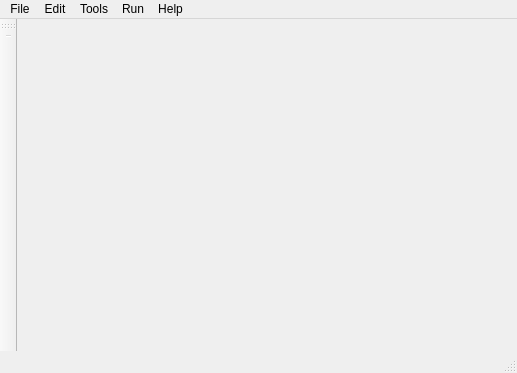
<?xml version="1.0" encoding="UTF-8"?>
<ui version="4.0">
 <class>LuaEditorWindow</class>
 <widget class="QMainWindow" name="LuaEditorWindow">
  <property name="geometry">
   <rect>
    <x>0</x>
    <y>0</y>
    <width>517</width>
    <height>373</height>
   </rect>
  </property>
  <property name="windowTitle">
   <string>MainWindow</string>
  </property>
  <widget class="QWidget" name="centralwidget"/>
  <widget class="QMenuBar" name="menubar">
   <property name="geometry">
    <rect>
     <x>0</x>
     <y>0</y>
     <width>517</width>
     <height>21</height>
    </rect>
   </property>
   <widget class="QMenu" name="menuFile">
    <property name="title">
     <string>File</string>
    </property>
    <addaction name="actionNew"/>
    <addaction name="actionOpen"/>
    <addaction name="separator"/>
    <addaction name="actionClose"/>
    <addaction name="separator"/>
    <addaction name="actionSave"/>
    <addaction name="actionSave_As"/>
    <addaction name="separator"/>
    <addaction name="actionExit"/>
   </widget>
   <widget class="QMenu" name="menuEdit">
    <property name="title">
     <string>Edit</string>
    </property>
   </widget>
   <widget class="QMenu" name="menuHelp">
    <property name="title">
     <string>Help</string>
    </property>
    <addaction name="actionAbout"/>
   </widget>
   <widget class="QMenu" name="menuRun">
    <property name="title">
     <string>Run</string>
    </property>
    <addaction name="actionToggle_Breakpoint"/>
    <addaction name="actionRemove_all_breakpoints"/>
    <addaction name="separator"/>
    <addaction name="actionRestart"/>
    <addaction name="actionRestart_At_Line"/>
    <addaction name="actionResume"/>
    <addaction name="actionSuspend"/>
    <addaction name="actionTerminate"/>
    <addaction name="actionStep"/>
    <addaction name="actionRun_to_line"/>
    <addaction name="separator"/>
    <addaction name="actionRun"/>
    <addaction name="actionDebug"/>
   </widget>
   <widget class="QMenu" name="menuTools">
    <property name="title">
     <string>Tools</string>
    </property>
    <addaction name="actionTouch_up"/>
   </widget>
   <addaction name="menuFile"/>
   <addaction name="menuEdit"/>
   <addaction name="menuTools"/>
   <addaction name="menuRun"/>
   <addaction name="menuHelp"/>
  </widget>
  <widget class="QStatusBar" name="statusbar"/>
  <widget class="QToolBar" name="toolBar">
   <property name="windowTitle">
    <string>toolBar</string>
   </property>
   <attribute name="toolBarArea">
    <enum>LeftToolBarArea</enum>
   </attribute>
   <attribute name="toolBarBreak">
    <bool>false</bool>
   </attribute>
   <addaction name="separator"/>
  </widget>
  <action name="actionNew">
   <property name="text">
    <string>New</string>
   </property>
   <property name="shortcut">
    <string>Ctrl+Shift+N</string>
   </property>
  </action>
  <action name="actionOpen">
   <property name="text">
    <string>Open</string>
   </property>
  </action>
  <action name="actionExit">
   <property name="text">
    <string>Exit</string>
   </property>
  </action>
  <action name="actionAbout">
   <property name="text">
    <string>About</string>
   </property>
  </action>
  <action name="actionToggle_Breakpoint">
   <property name="text">
    <string extracomment="Ctrl+Shift+B">Toggle Breakpoint</string>
   </property>
   <property name="shortcut">
    <string>Ctrl+Shift+B</string>
   </property>
  </action>
  <action name="actionRemove_all_breakpoints">
   <property name="text">
    <string>Remove all breakpoints</string>
   </property>
  </action>
  <action name="actionRestart">
   <property name="text">
    <string>Restart</string>
   </property>
  </action>
  <action name="actionRestart_At_Line">
   <property name="text">
    <string>Restart At Line</string>
   </property>
  </action>
  <action name="actionResume">
   <property name="text">
    <string>Resume</string>
   </property>
  </action>
  <action name="actionSuspend">
   <property name="text">
    <string>Suspend</string>
   </property>
  </action>
  <action name="actionTerminate">
   <property name="text">
    <string>Terminate</string>
   </property>
  </action>
  <action name="actionStep">
   <property name="text">
    <string>Step</string>
   </property>
   <property name="shortcut">
    <string>Ctrl+J</string>
   </property>
  </action>
  <action name="actionRun_to_line">
   <property name="text">
    <string>Run to line</string>
   </property>
  </action>
  <action name="actionRun">
   <property name="text">
    <string>Run</string>
   </property>
   <property name="shortcut">
    <string comment="Ctrl+F11" extracomment="Ctrl+F11">Ctrl+F11</string>
   </property>
  </action>
  <action name="actionDebug">
   <property name="text">
    <string>Debug</string>
   </property>
   <property name="shortcut">
    <string>F11</string>
   </property>
  </action>
  <action name="actionTouch_up">
   <property name="text">
    <string>Touch-up state</string>
   </property>
   <property name="shortcut">
    <string>Ctrl+T</string>
   </property>
  </action>
  <action name="actionClose">
   <property name="text">
    <string>Close</string>
   </property>
   <property name="shortcut">
    <string>Ctrl+W</string>
   </property>
  </action>
  <action name="actionSave">
   <property name="text">
    <string>Save</string>
   </property>
   <property name="shortcut">
    <string>Ctrl+S</string>
   </property>
  </action>
  <action name="actionSave_As">
   <property name="text">
    <string>Save As...</string>
   </property>
  </action>
 </widget>
 <resources/>
 <connections/>
</ui>
